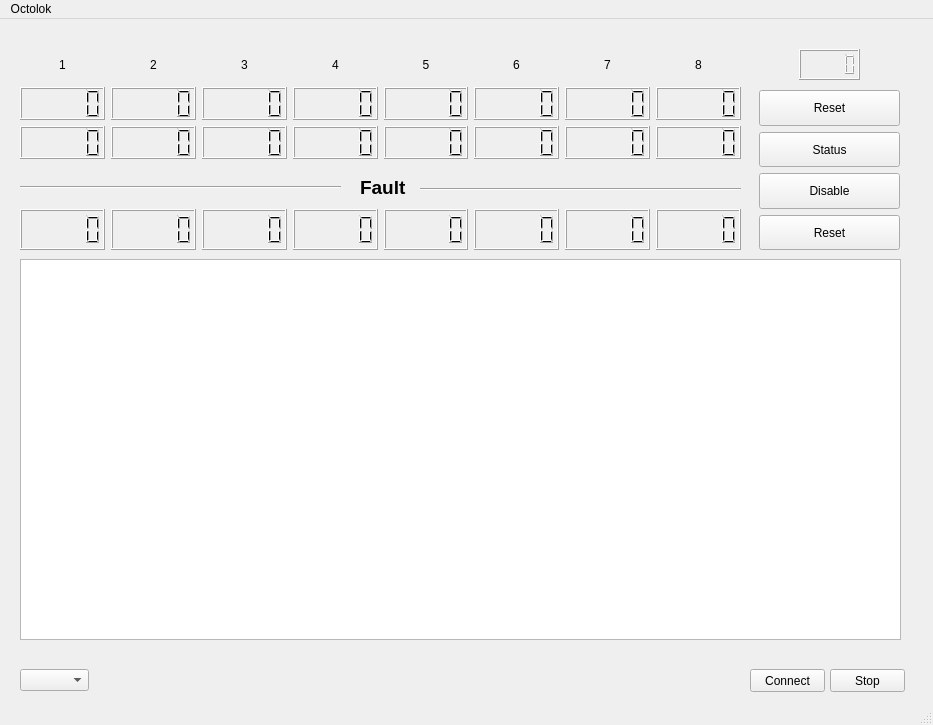
<?xml version="1.0" encoding="UTF-8"?>
<ui version="4.0">
 <class>MainWindow</class>
 <widget class="QMainWindow" name="MainWindow">
  <property name="geometry">
   <rect>
    <x>0</x>
    <y>0</y>
    <width>933</width>
    <height>725</height>
   </rect>
  </property>
  <property name="minimumSize">
   <size>
    <width>933</width>
    <height>725</height>
   </size>
  </property>
  <property name="maximumSize">
   <size>
    <width>934</width>
    <height>726</height>
   </size>
  </property>
  <property name="windowTitle">
   <string>MainWindow</string>
  </property>
  <property name="autoFillBackground">
   <bool>true</bool>
  </property>
  <widget class="QWidget" name="centralwidget">
   <widget class="QPushButton" name="pushButton">
    <property name="geometry">
     <rect>
      <x>750</x>
      <y>650</y>
      <width>75</width>
      <height>23</height>
     </rect>
    </property>
    <property name="text">
     <string>Connect</string>
    </property>
   </widget>
   <widget class="QPushButton" name="pushButton_2">
    <property name="geometry">
     <rect>
      <x>830</x>
      <y>650</y>
      <width>75</width>
      <height>23</height>
     </rect>
    </property>
    <property name="autoFillBackground">
     <bool>true</bool>
    </property>
    <property name="text">
     <string>Stop</string>
    </property>
   </widget>
   <widget class="QTextEdit" name="textEdit">
    <property name="geometry">
     <rect>
      <x>20</x>
      <y>240</y>
      <width>881</width>
      <height>381</height>
     </rect>
    </property>
   </widget>
   <widget class="Line" name="line">
    <property name="geometry">
     <rect>
      <x>20</x>
      <y>160</y>
      <width>321</width>
      <height>16</height>
     </rect>
    </property>
    <property name="orientation">
     <enum>Qt::Horizontal</enum>
    </property>
   </widget>
   <widget class="QWidget" name="gridLayoutWidget_2">
    <property name="geometry">
     <rect>
      <x>759</x>
      <y>30</y>
      <width>141</width>
      <height>201</height>
     </rect>
    </property>
    <layout class="QGridLayout" name="gridLayout_2">
     <item row="4" column="0">
      <widget class="QPushButton" name="pushButton_5">
       <property name="sizePolicy">
        <sizepolicy hsizetype="Minimum" vsizetype="Minimum">
         <horstretch>0</horstretch>
         <verstretch>0</verstretch>
        </sizepolicy>
       </property>
       <property name="text">
        <string>Reset</string>
       </property>
      </widget>
     </item>
     <item row="1" column="0">
      <widget class="QPushButton" name="pushButton_3">
       <property name="sizePolicy">
        <sizepolicy hsizetype="Expanding" vsizetype="Minimum">
         <horstretch>0</horstretch>
         <verstretch>0</verstretch>
        </sizepolicy>
       </property>
       <property name="autoFillBackground">
        <bool>false</bool>
       </property>
       <property name="text">
        <string>Reset</string>
       </property>
      </widget>
     </item>
     <item row="2" column="0">
      <widget class="QPushButton" name="pushButton_4">
       <property name="sizePolicy">
        <sizepolicy hsizetype="Minimum" vsizetype="Minimum">
         <horstretch>0</horstretch>
         <verstretch>0</verstretch>
        </sizepolicy>
       </property>
       <property name="text">
        <string>Status</string>
       </property>
      </widget>
     </item>
     <item row="3" column="0">
      <widget class="QPushButton" name="pushButton_6">
       <property name="sizePolicy">
        <sizepolicy hsizetype="Minimum" vsizetype="Minimum">
         <horstretch>0</horstretch>
         <verstretch>0</verstretch>
        </sizepolicy>
       </property>
       <property name="text">
        <string>Disable</string>
       </property>
      </widget>
     </item>
     <item row="0" column="0">
      <widget class="QWidget" name="widget" native="true">
       <widget class="QLCDNumber" name="lcdNumber_25">
        <property name="geometry">
         <rect>
          <x>40</x>
          <y>0</y>
          <width>61</width>
          <height>31</height>
         </rect>
        </property>
       </widget>
      </widget>
     </item>
    </layout>
   </widget>
   <widget class="QComboBox" name="comboBox">
    <property name="geometry">
     <rect>
      <x>20</x>
      <y>650</y>
      <width>69</width>
      <height>22</height>
     </rect>
    </property>
   </widget>
   <widget class="QWidget" name="gridLayoutWidget">
    <property name="geometry">
     <rect>
      <x>20</x>
      <y>29</y>
      <width>721</width>
      <height>111</height>
     </rect>
    </property>
    <layout class="QGridLayout" name="gridLayout_3">
     <item row="2" column="1">
      <widget class="QLCDNumber" name="lcdNumber_11"/>
     </item>
     <item row="0" column="4">
      <widget class="QLabel" name="label_5">
       <property name="text">
        <string>5</string>
       </property>
       <property name="alignment">
        <set>Qt::AlignCenter</set>
       </property>
      </widget>
     </item>
     <item row="1" column="2">
      <widget class="QLCDNumber" name="lcdNumber_15"/>
     </item>
     <item row="0" column="5">
      <widget class="QLabel" name="label_6">
       <property name="text">
        <string>6</string>
       </property>
       <property name="alignment">
        <set>Qt::AlignCenter</set>
       </property>
      </widget>
     </item>
     <item row="0" column="0">
      <widget class="QLabel" name="label">
       <property name="text">
        <string>1</string>
       </property>
       <property name="alignment">
        <set>Qt::AlignCenter</set>
       </property>
      </widget>
     </item>
     <item row="2" column="7">
      <widget class="QLCDNumber" name="lcdNumber"/>
     </item>
     <item row="2" column="4">
      <widget class="QLCDNumber" name="lcdNumber_7"/>
     </item>
     <item row="2" column="0">
      <widget class="QLCDNumber" name="lcdNumber_12"/>
     </item>
     <item row="1" column="5">
      <widget class="QLCDNumber" name="lcdNumber_5"/>
     </item>
     <item row="0" column="2">
      <widget class="QLabel" name="label_3">
       <property name="text">
        <string>3</string>
       </property>
       <property name="alignment">
        <set>Qt::AlignCenter</set>
       </property>
      </widget>
     </item>
     <item row="0" column="6">
      <widget class="QLabel" name="label_7">
       <property name="text">
        <string>7</string>
       </property>
       <property name="alignment">
        <set>Qt::AlignCenter</set>
       </property>
      </widget>
     </item>
     <item row="2" column="5">
      <widget class="QLCDNumber" name="lcdNumber_6"/>
     </item>
     <item row="0" column="1">
      <widget class="QLabel" name="label_2">
       <property name="text">
        <string>2</string>
       </property>
       <property name="alignment">
        <set>Qt::AlignCenter</set>
       </property>
      </widget>
     </item>
     <item row="2" column="6">
      <widget class="QLCDNumber" name="lcdNumber_4"/>
     </item>
     <item row="0" column="7">
      <widget class="QLabel" name="label_8">
       <property name="text">
        <string>8</string>
       </property>
       <property name="alignment">
        <set>Qt::AlignCenter</set>
       </property>
      </widget>
     </item>
     <item row="1" column="0">
      <widget class="QLCDNumber" name="lcdNumber_13"/>
     </item>
     <item row="0" column="3">
      <widget class="QLabel" name="label_4">
       <property name="text">
        <string>4</string>
       </property>
       <property name="alignment">
        <set>Qt::AlignCenter</set>
       </property>
      </widget>
     </item>
     <item row="1" column="6">
      <widget class="QLCDNumber" name="lcdNumber_3"/>
     </item>
     <item row="1" column="4">
      <widget class="QLCDNumber" name="lcdNumber_8"/>
     </item>
     <item row="2" column="2">
      <widget class="QLCDNumber" name="lcdNumber_10"/>
     </item>
     <item row="1" column="7">
      <widget class="QLCDNumber" name="lcdNumber_2"/>
     </item>
     <item row="1" column="3">
      <widget class="QLCDNumber" name="lcdNumber_16"/>
     </item>
     <item row="2" column="3">
      <widget class="QLCDNumber" name="lcdNumber_9"/>
     </item>
     <item row="1" column="1">
      <widget class="QLCDNumber" name="lcdNumber_14"/>
     </item>
    </layout>
   </widget>
   <widget class="QWidget" name="horizontalLayoutWidget">
    <property name="geometry">
     <rect>
      <x>20</x>
      <y>190</y>
      <width>721</width>
      <height>41</height>
     </rect>
    </property>
    <layout class="QHBoxLayout" name="horizontalLayout">
     <item>
      <widget class="QLCDNumber" name="lcdNumber_24"/>
     </item>
     <item>
      <widget class="QLCDNumber" name="lcdNumber_23"/>
     </item>
     <item>
      <widget class="QLCDNumber" name="lcdNumber_22"/>
     </item>
     <item>
      <widget class="QLCDNumber" name="lcdNumber_21"/>
     </item>
     <item>
      <widget class="QLCDNumber" name="lcdNumber_20"/>
     </item>
     <item>
      <widget class="QLCDNumber" name="lcdNumber_19"/>
     </item>
     <item>
      <widget class="QLCDNumber" name="lcdNumber_18"/>
     </item>
     <item>
      <widget class="QLCDNumber" name="lcdNumber_17"/>
     </item>
    </layout>
   </widget>
   <widget class="Line" name="line_2">
    <property name="geometry">
     <rect>
      <x>420</x>
      <y>160</y>
      <width>321</width>
      <height>20</height>
     </rect>
    </property>
    <property name="orientation">
     <enum>Qt::Horizontal</enum>
    </property>
   </widget>
   <widget class="QLabel" name="label_9">
    <property name="geometry">
     <rect>
      <x>360</x>
      <y>160</y>
      <width>47</width>
      <height>16</height>
     </rect>
    </property>
    <property name="font">
     <font>
      <pointsize>14</pointsize>
      <weight>75</weight>
      <bold>true</bold>
     </font>
    </property>
    <property name="text">
     <string>Fault</string>
    </property>
   </widget>
  </widget>
  <widget class="QMenuBar" name="menubar">
   <property name="geometry">
    <rect>
     <x>0</x>
     <y>0</y>
     <width>933</width>
     <height>21</height>
    </rect>
   </property>
   <widget class="QMenu" name="menuOctolok">
    <property name="title">
     <string>Octolok</string>
    </property>
   </widget>
   <addaction name="menuOctolok"/>
  </widget>
  <widget class="QStatusBar" name="statusbar"/>
 </widget>
 <resources/>
 <connections/>
</ui>
